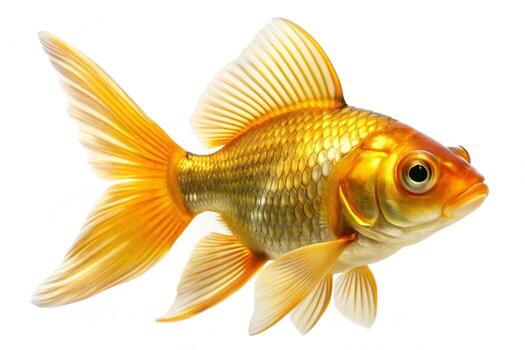
#> input picture lab1/golden-ornamental-fish-isolated-on-white-background-free-photo.jpg, 525 x 350 px
$ python RGBXGrayScale.py
#> lines starting #> are read from the running program, lines starting #| are printed output that depends on the picture
import cv2
import numpy as np
from matplotlib import pyplot as plt
img = cv2.imread('golden-ornamental-fish-isolated-on-white-background-free-photo.jpg',0)
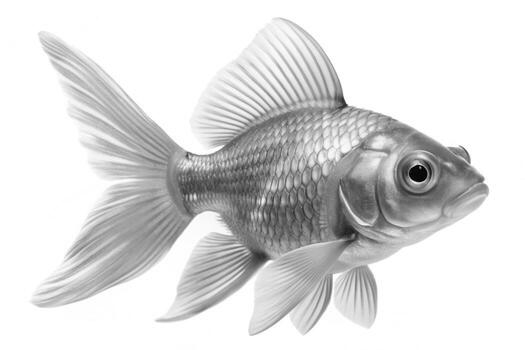
#> img: shape (350, 525); min 0, max 255, mean 218.7
plt.subplot(121),plt.imshow(img)
plt.title('Original Image'), plt.xticks([]), plt.yticks([])
plt.subplot(122),plt.imshow(img,cmap = 'gray')
plt.title('Gray Image'), plt.xticks([]), plt.yticks([])
plt.show()
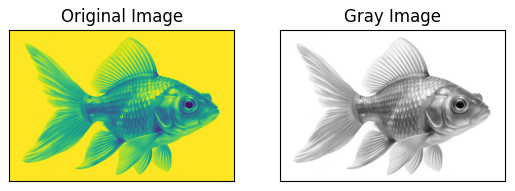
#> figure drawn by matplotlib, 2 panels
